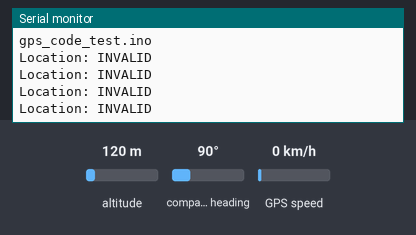
Bench run of a sketch on a simulated Arduino Uno, built with avr-gcc and run on an emulated ATmega328P. Parts: the last lines printed to the serial monitor. The inputs (shaded band) are chosen by the test bench; at power-on: altitude 120 m, compass heading 90°, GPS speed 0 km/h. The GPS gets a fix after 3 s at 37.7749, -122.4194 with 8 satellites.

Above: at 1.2 s.
1.3 s: altitude set to 20 m
At 2.9 s:
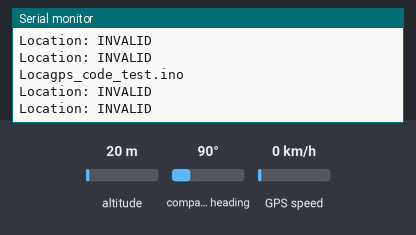
At 3.9 s:
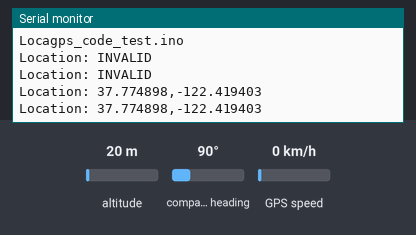

The sketch:

gps_code_test.ino
```cpp
#include <TinyGPSPlus.h>
#include <SoftwareSerial.h>

TinyGPSPlus gps;
SoftwareSerial gps_serial(2, 3);

void setup()
{
  Serial.begin(9600);
  gps_serial.begin(9600);
  Serial.println(F("gps_code_test.ino"));
  Serial.println();
}

void loop()
{
  // This sketch displays information every time a new sentence is correctly encoded.
  while (gps_serial.available() > 0)
    if (gps.encode(gps_serial.read()))
    {
        Serial.print(F("Location: "));
        if (gps.location.isValid())
        {
          Serial.print(gps.location.lat(), 6);
          Serial.print(F(","));
          Serial.print(gps.location.lng(), 6);
        }
        else
        {
          Serial.print(F("INVALID"));
        }

        Serial.println();
    }
}
```

Measured:
- after the input at 1.3 s, the serial monitor: prints a new line after 0.74 s (image 1)
